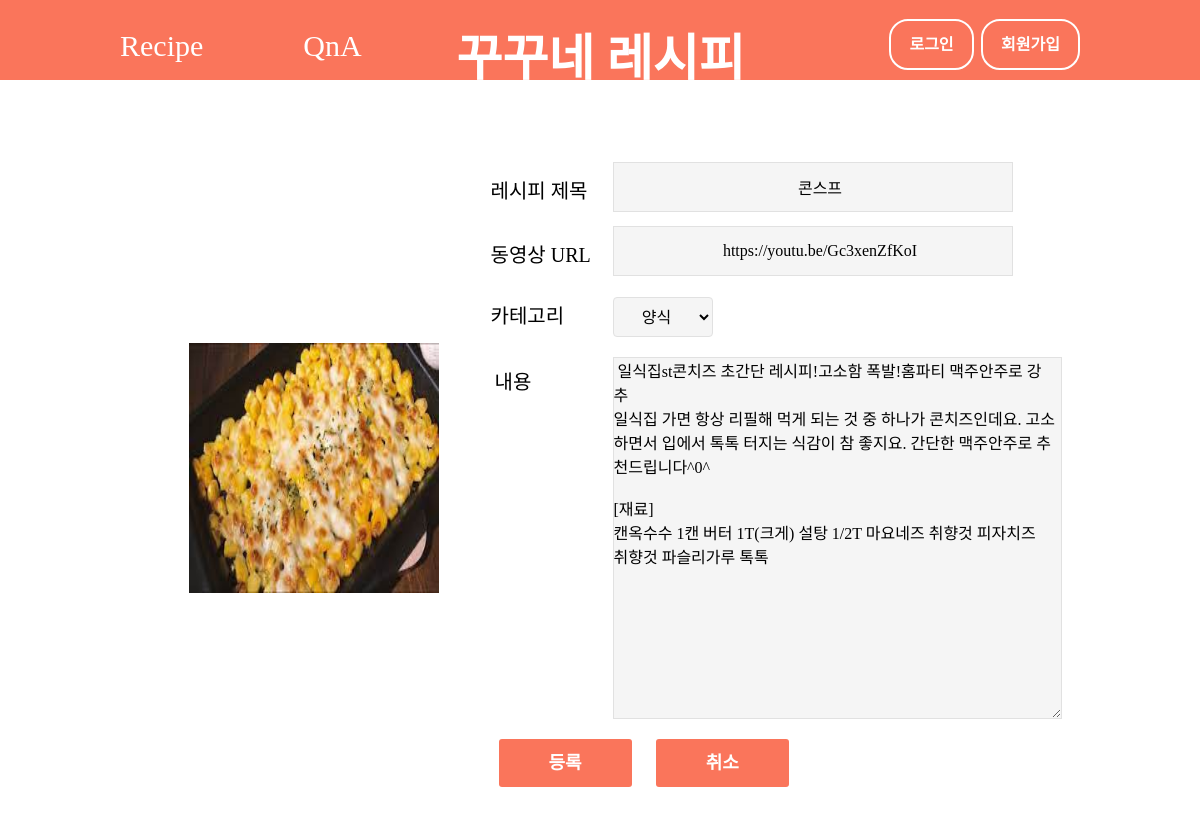
Screenshot of /project/mod.php?food_no=52 with the database file from the repository.
### tables this page shows
CREATE TABLE IF NOT EXISTS `f_board` (
  `food_no` int(10) unsigned NOT NULL AUTO_INCREMENT,
  `food_img` varchar(100) DEFAULT NULL,
  `food_title` varchar(100) NOT NULL,
  `food_url` varchar(1000) DEFAULT NULL,
  `food_ctnt` varchar(3000) NOT NULL,
  `food_view` int(11) DEFAULT 0,
  `user_no` int(10) unsigned NOT NULL,
  `ctgr_no` int(10) unsigned NOT NULL,
  `created_at` datetime DEFAULT curtime(),
  PRIMARY KEY (`food_no`),
  KEY `user_no` (`user_no`),
  KEY `ctgr_no` (`ctgr_no`),
  CONSTRAINT `f_board_ibfk_1` FOREIGN KEY (`user_no`) REFERENCES `t_user` (`user_no`),
  CONSTRAINT `f_board_ibfk_2` FOREIGN KEY (`ctgr_no`) REFERENCES `c_board` (`ctgr_no`)
);

### project/db/db_board.php (called while the page is built, shortened)
<?php
    function sel_recipe(&$param)
{
    $food_no = $param["food_no"];
    $conn = get_conn();
    $sql = "SELECT B.profile_img, B.nm, A.created_at, A.food_img, A.food_url, A.food_title, A.food_ctnt, A.user_no, A.ctgr_no
            FROM f_board A
            INNER JOIN t_user B
            ON A.user_no = B.user_no
            WHERE A.food_no = $food_no";
    $result = mysqli_query($conn, $sql);
    return mysqli_fetch_assoc($result);
}

### project/mod.php (the view, shortened to what this page needs)
<?php
include_once "db/db_board.php";
$food_no = $_GET["food_no"];
$param = [
    "food_no" => $food_no
];
$item = sel_recipe($param);
?>
<!DOCTYPE html>
<html lang="en">
<head>
    <link rel="stylesheet" href="css/header.css">
    <link rel="stylesheet" href="css/mod.css">
</head>
<body>
    <?php
    include_once "header.php";
    ?>
    <main>
        <div class="main">
            <form action="mod_proc.php" method="post" enctype="multipart/form-data">
                <div>
                    <label>
                        <img id="preview" class='food_img' src="/project/img/board/<?= $item['food_img'] ?>"style="cursor:pointer">
                    </label>
                </div>
                <div>
                    <div>
                        <label for="title">
                            <p>레시피 제목</p>
                        </label>
                        <input class="input" type="text" name="title" id="title" value="<?= $item['food_title'] ?>">
                    </div>
                    <div>
                        <label for="video">
                            <p>동영상 URL</p>
                        </label>
                        <input class="input" type="url" name="video" id="video" value="<?= $item['food_url'] ?>">
                    </div>
                    <div>
                        <label for="category">
                            <p>카테고리</p>
                        </label>
                        <select name="category" id="category">
                            <?php
                            $param = [
                                '1' => '한식',
                                '2' => '양식',
                                '3' => '일식',
                                '4' => '중식'
                            ];
                            $num = $item['ctgr_no'];
                            for ($i = 1; $i <= count($param); $i++) {
                                if ($i == $num) {
                                    print "<option value='$i' selected>$param[$i]</option>";
                                } else {
                                    print "<option value='$i'>$param[$i]</option>";
                                }
                            }
                            ?>
                        </select>
                    </div>
                    <div class="ctnt">
                        <label for="ctnt">
                            <p>내용</p>
                        </label>
                        <textarea wrap="hard" name="ctnt" cols="48" rows="20" style="white-space:pre-wrap;"><?= $item['food_ctnt'] ?></textarea>
                    </div>
                    <div>
                        <input class="submit" type="submit" value="등록">
                        <input class="submit" type="submit" value="취소" formaction="main.php">
                    </div>
                </div>
            </form>
        </div>
    </main>
</body>
</html>

### project/css/header.css (style rules this page uses)
* { margin: 0; padding: 0; list-style: none; text-decoration: none; box-sizing: border-box; }

### project/css/mod.css (style rules this page uses)
* { margin: 0; padding: 0; list-style: none; text-decoration: none; box-sizing: border-box; font-family: 'GimpoGothicRegular00'; }
main { display: flex; justify-content: center; align-items: center; height: 100vh; }
form { display: flex; align-items: center; }
.input { background: #f5f5f5; border: 1px solid #e1e1e1; font-size: 16px; padding-left: 15px; height: 50px; vertical-align: middle; margin-top: -1px; width: 400px; margin-bottom: 15px; text-align: center; }
p { width: 120px; font-size: 20px; padding: 0 0 0 2px; line-height: 50px; display: inline-block; }
.food_img { height: 250px; width: 250px; margin: 50px; }
.ctnt { display: flex; margin-bottom: 10px; margin-left: 4px; }
select { background: #f5f5f5; border: 1px solid #e1e1e1; font-size: 16px; padding: 8px 2px; margin-bottom: 20px; border-radius: 4px; }
.submit { padding: 12px 50px; color: #fff; font-weight: bold; background-color: #fa755b; border: none; font-size: 18px; line-height: 1.3333333; border-radius: 3px; margin: 10px; text-shadow: none; }
textarea { background: #f5f5f5; border: 1px solid #e1e1e1; font-size: 16px; }
#category { width:100px; height:40px; text-align: center; }

### rows the page displays
f_board: food_img (picture), title "콘스프", video "https://youtu.be/Gc3xenZfKoI", category "양식", ctnt "일식집st콘치즈 초간단 레시피!고소함 폭발!홈파티 맥주안주로 강 추 일식집 가면 항상 리필해 먹게 되는 것 중 하나가 콘치즈인데요. 고소 하면서 입에서 톡톡 터지는 식감이 참 좋지요. 간단한 맥주안주로 추 천드립니다^0^ [재료] 캔옥수수 1캔 버터 1T(크게) 설탕 1/2T 마요네즈 취향것 피자치즈 취향것 파슬리가루 톡톡"
